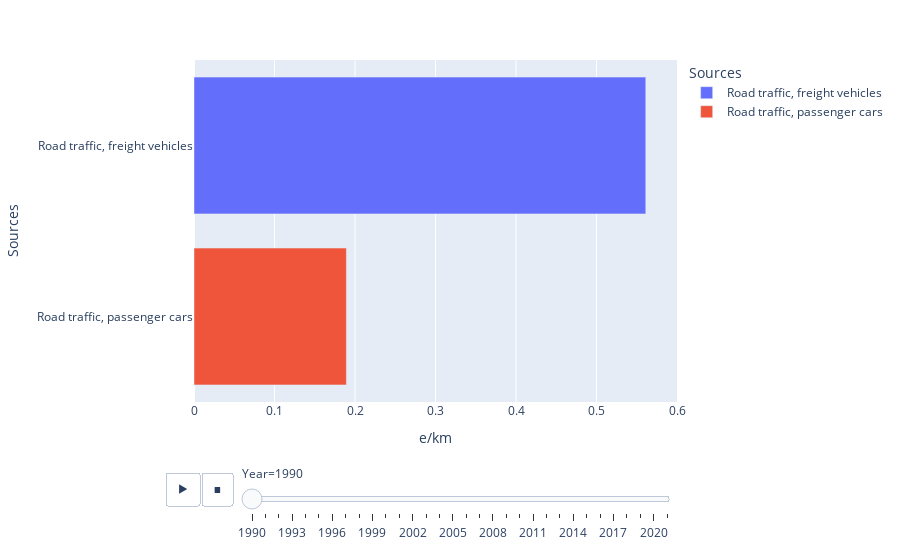

Notebook source saved alongside this figure:
### Code cell
vehicle_data_big = getCategory(vehicle_data, "Emission Type", ["Carbon dioxide (CO2)"], False)
px.bar(vehicle_data_big, x="e/km", y="Sources", color="Sources", animation_frame="Year", range_x=[0, 0.6])

### Figure 1 — Plotly figure (JSON) as saved in the notebook; plotly's stock layout.template omitted (floating-point values rounded to 4 significant figures)
{"data": [{"alignmentgroup": "True", "hovertemplate": "Sources=%{y}<br>Year=1990<br>e/km=%{x}<extra></extra>", "legendgroup": "Road traffic, freight vehicles", "marker": {"color": "#636efa", "pattern": {"shape": ""}}, "name": "Road traffic, freight vehicles", "offsetgroup": "Road traffic, freight vehicles", "orientation": "h", "showlegend": true, "textposition": "auto", "type": "bar", "x": [0.5612], "xaxis": "x", "y": ["Road traffic, freight vehicles"], "yaxis": "y"}, {"alignmentgroup": "True", "hovertemplate": "Sources=%{y}<br>Year=1990<br>e/km=%{x}<extra></extra>", "legendgroup": "Road traffic, passenger cars", "marker": {"color": "#EF553B", "pattern": {"shape": ""}}, "name": "Road traffic, passenger cars", "offsetgroup": "Road traffic, passenger cars", "orientation": "h", "showlegend": true, "textposition": "auto", "type": "bar", "x": [0.1893], "xaxis": "x", "y": ["Road traffic, passenger cars"], "yaxis": "y"}], "layout": {"autosize": true, "barmode": "relative", "legend": {"title": {"text": "Sources"}, "tracegroupgap": 0}, "margin": {"t": 60}, "sliders": [{"active": 0, "currentvalue": {"prefix": "Year="}, "len": 0.9, "pad": {"b": 10, "t": 60}, "steps": [{"args": [["1990"], {"frame": {"duration": 0, "redraw": true}, "fromcurrent": true, "mode": "immediate", "transition": {"duration": 0, "easing": "linear"}}], "label": "1990", "method": "animate"}, {"args": [["1991"], {"frame": {"duration": 0, "redraw": true}, "fromcurrent": true, "mode": "immediate", "transition": {"duration": 0, "easing": "linear"}}], "label": "1991", "method": "animate"}, {"args": [["1992"], {"frame": {"duration": 0, "redraw": true}, "fromcurrent": true, "mode": "immediate", "transition": {"duration": 0, "easing": "linear"}}], "label": "1992", "method": "animate"}, {"args": [["1993"], {"frame": {"duration": 0, "redraw": true}, "fromcurrent": true, "mode": "immediate", "transition": {"duration": 0, "easing": "linear"}}], "label": "1993", "method": "animate"}, {"args": [["1994"], {"frame": {"duration": 0, "redraw": true}, "fromcurrent": true, "mode": "immediate", "transition": {"duration": 0, "easing": "linear"}}], "label": "1994", "method": "animate"}, {"args": [["1995"], {"frame": {"duration": 0, "redraw": true}, "fromcurrent": true, "mode": "immediate", "transition": {"duration": 0, "easing": "linear"}}], "label": "1995", "method": "animate"}, {"args": [["1996"], {"frame": {"duration": 0, "redraw": true}, "fromcurrent": true, "mode": "immediate", "transition": {"duration": 0, "easing": "linear"}}], "label": "1996", "method": "animate"}, {"args": [["1997"], {"frame": {"duration": 0, "redraw": true}, "fromcurrent": true, "mode": "immediate", "transition": {"duration": 0, "easing": "linear"}}], "label": "1997", "method": "animate"}, {"args": [["1998"], {"frame": {"duration": 0, "redraw": true}, "fromcurrent": true, "mode": "immediate", "transition": {"duration": 0, "easing": "linear"}}], "label": "1998", "method": "animate"}, {"args": [["1999"], {"frame": {"duration": 0, "redraw": true}, "fromcurrent": true, "mode": "immediate", "transition": {"duration": 0, "easing": "linear"}}], "label": "1999", "method": "animate"}, {"args": [["2000"], {"frame": {"duration": 0, "redraw": true}, "fromcurrent": true, "mode": "immediate", "transition": {"duration": 0, "easing": "linear"}}], "label": "2000", "method": "animate"}, {"args": [["2001"], {"frame": {"duration": 0, "redraw": true}, "fromcurrent": true, "mode": "immediate", "transition": {"duration": 0, "easing": "linear"}}], "label": "2001", "method": "animate"}, {"args": [["2002"], {"frame": {"duration": 0, "redraw": true}, "fromcurrent": true, "mode": "immediate", "transition": {"duration": 0, "easing": "linear"}}], "label": "2002", "method": "animate"}, {"args": [["2003"], {"frame": {"duration": 0, "redraw": true}, "fromcurrent": true, "mode": "immediate", "transition": {"duration": 0, "easing": "linear"}}], "label": "2003", "method": "animate"}, {"args": [["2004"], {"frame": {"duration": 0, "redraw": true}, "fromcurrent": true, "mode": "immediate", "transition": {"duration": 0, "easing": "linear"}}], "label": "2004", "method": "animate"}, {"args": [["2005"], {"frame": {"duration": 0, "redraw": true}, "fromcurrent": true, "mode": "immediate", "transition": {"duration": 0, "easing": "linear"}}], "label": "2005", "method": "animate"}, {"args": [["2006"], {"frame": {"duration": 0, "redraw": true}, "fromcurrent": true, "mode": "immediate", "transition": {"duration": 0, "easing": "linear"}}], "label": "2006", "method": "animate"}, {"args": [["2007"], {"frame": {"duration": 0, "redraw": true}, "fromcurrent": true, "mode": "immediate", "transition": {"duration": 0, "easing": "linear"}}], "label": "2007", "method": "animate"}, {"args": [["2008"], {"frame": {"duration": 0, "redraw": true}, "fromcurrent": true, "mode": "immediate", "transition": {"duration": 0, "easing": "linear"}}], "label": "2008", "method": "animate"}, {"args": [["2009"], {"frame": {"duration": 0, "redraw": true}, "fromcurrent": true, "mode": "immediate", "transition": {"duration": 0, "easing": "linear"}}], "label": "2009", "method": "animate"}, {"args": [["2010"], {"frame": {"duration": 0, "redraw": true}, "fromcurrent": true, "mode": "immediate", "transition": {"duration": 0, "easing": "linear"}}], "label": "2010", "method": "animate"}, {"args": [["2011"], {"frame": {"duration": 0, "redraw": true}, "fromcurrent": true, "mode": "immediate", "transition": {"duration": 0, "easing": "linear"}}], "label": "2011", "method": "animate"}, {"args": [["2012"], {"frame": {"duration": 0, "redraw": true}, "fromcurrent": true, "mode": "immediate", "transition": {"duration": 0, "easing": "linear"}}], "label": "2012", "method": "animate"}, {"args": [["2013"], {"frame": {"duration": 0, "redraw": true}, "fromcurrent": true, "mode": "immediate", "transition": {"duration": 0, "easing": "linear"}}], "label": "2013", "method": "animate"}, {"args": [["2014"], {"frame": {"duration": 0, "redraw": true}, "fromcurrent": true, "mode": "immediate", "transition": {"duration": 0, "easing": "linear"}}], "label": "2014", "method": "animate"}, {"args": [["2015"], {"frame": {"duration": 0, "redraw": true}, "fromcurrent": true, "mode": "immediate", "transition": {"duration": 0, "easing": "linear"}}], "label": "2015", "method": "animate"}, {"args": [["2016"], {"frame": {"duration": 0, "redraw": true}, "fromcurrent": true, "mode": "immediate", "transition": {"duration": 0, "easing": "linear"}}], "label": "2016", "method": "animate"}, {"args": [["2017"], {"frame": {"duration": 0, "redraw": true}, "fromcurrent": true, "mode": "immediate", "transition": {"duration": 0, "easing": "linear"}}], "label": "2017", "method": "animate"}, {"args": [["2018"], {"frame": {"duration": 0, "redraw": true}, "fromcurrent": true, "mode": "immediate", "transition": {"duration": 0, "easing": "linear"}}], "label": "2018", "method": "animate"}, {"args": [["2019"], {"frame": {"duration": 0, "redraw": true}, "fromcurrent": true, "mode": "immediate", "transition": {"duration": 0, "easing": "linear"}}], "label": "2019", "method": "animate"}, {"args": [["2020"], {"frame": {"duration": 0, "redraw": true}, "fromcurrent": true, "mode": "immediate", "transition": {"duration": 0, "easing": "linear"}}], "label": "2020", "method": "animate"}, {"args": [["2021"], {"frame": {"duration": 0, "redraw": true}, "fromcurrent": true, "mode": "immediate", "transition": {"duration": 0, "easing": "linear"}}], "label": "2021", "method": "animate"}], "x": 0.1, "xanchor": "left", "y": 0, "yanchor": "top"}], "updatemenus": [{"buttons": [{"args": [null, {"frame": {"duration": 500, "redraw": true}, "fromcurrent": true, "mode": "immediate", "transition": {"duration": 500, "easing": "linear"}}], "label": "&#9654;", "method": "animate"}, {"args": [[null], {"frame": {"duration": 0, "redraw": true}, "fromcurrent": true, "mode": "immediate", "transition": {"duration": 0, "easing": "linear"}}], "label": "&#9724;", "method": "animate"}], "direction": "left", "pad": {"r": 10, "t": 70}, "showactive": false, "type": "buttons", "x": 0.1, "xanchor": "right", "y": 0, "yanchor": "top"}], "xaxis": {"anchor": "y", "domain": [0, 1], "range": [0, 0.6], "title": {"text": "e/km"}, "type": "linear"}, "yaxis": {"anchor": "x", "autorange": true, "categoryarray": ["Road traffic, passenger cars", "Road traffic, freight vehicles"], "categoryorder": "array", "domain": [0, 1], "range": [-0.5, 1.5], "title": {"text": "Sources"}, "type": "category"}}}
